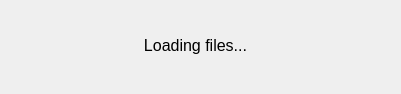
<?xml version="1.0" encoding="UTF-8"?>
<ui version="4.0">
 <class>LoadWin</class>
 <widget class="QWidget" name="LoadWin">
  <property name="geometry">
   <rect>
    <x>0</x>
    <y>0</y>
    <width>401</width>
    <height>94</height>
   </rect>
  </property>
  <property name="windowTitle">
   <string>Loading</string>
  </property>
  <property name="layoutDirection">
   <enum>Qt::LeftToRight</enum>
  </property>
  <widget class="QLabel" name="label">
   <property name="geometry">
    <rect>
     <x>10</x>
     <y>10</y>
     <width>371</width>
     <height>71</height>
    </rect>
   </property>
   <property name="font">
    <font>
     <pointsize>12</pointsize>
    </font>
   </property>
   <property name="layoutDirection">
    <enum>Qt::LeftToRight</enum>
   </property>
   <property name="text">
    <string>Loading files...</string>
   </property>
   <property name="alignment">
    <set>Qt::AlignCenter</set>
   </property>
  </widget>
 </widget>
 <resources/>
 <connections/>
</ui>
